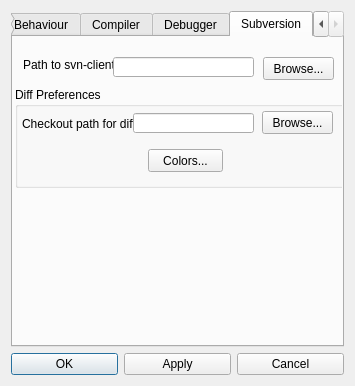
<?xml version="1.0" encoding="UTF-8"?>
<ui version="4.0">
 <class>PreferencesDialog</class>
 <widget class="QDialog" name="PreferencesDialog">
  <property name="geometry">
   <rect>
    <x>0</x>
    <y>0</y>
    <width>355</width>
    <height>386</height>
   </rect>
  </property>
  <property name="minimumSize">
   <size>
    <width>350</width>
    <height>300</height>
   </size>
  </property>
  <property name="maximumSize">
   <size>
    <width>400</width>
    <height>1000</height>
   </size>
  </property>
  <property name="windowTitle">
   <string>Preferences</string>
  </property>
  <property name="windowIcon">
   <iconset resource="../qrgui.qrc">
    <normaloff>:/icons/qreal.png</normaloff>:/icons/qreal.png</iconset>
  </property>
  <layout class="QGridLayout" name="gridLayout_2">
   <item row="1" column="0">
    <widget class="QPushButton" name="okButton">
     <property name="text">
      <string>OK</string>
     </property>
    </widget>
   </item>
   <item row="1" column="1">
    <widget class="QPushButton" name="applyButton">
     <property name="text">
      <string>Apply</string>
     </property>
    </widget>
   </item>
   <item row="1" column="2">
    <widget class="QPushButton" name="cancelButton">
     <property name="text">
      <string>Cancel</string>
     </property>
    </widget>
   </item>
   <item row="0" column="0" colspan="3">
    <widget class="QTabWidget" name="preferenciesTabWidget">
     <property name="enabled">
      <bool>true</bool>
     </property>
     <property name="currentIndex">
      <number>5</number>
     </property>
     <widget class="QWidget" name="editorTab">
      <attribute name="title">
       <string>Editor</string>
      </attribute>
      <widget class="QFrame" name="frame">
       <property name="geometry">
        <rect>
         <x>10</x>
         <y>30</y>
         <width>311</width>
         <height>125</height>
        </rect>
       </property>
       <property name="frameShape">
        <enum>QFrame::StyledPanel</enum>
       </property>
       <property name="frameShadow">
        <enum>QFrame::Raised</enum>
       </property>
       <widget class="QCheckBox" name="showGridCheckBox">
        <property name="geometry">
         <rect>
          <x>10</x>
          <y>10</y>
          <width>101</width>
          <height>20</height>
         </rect>
        </property>
        <property name="text">
         <string>Show grid</string>
        </property>
        <property name="checked">
         <bool>true</bool>
        </property>
       </widget>
       <widget class="QCheckBox" name="activateGridCheckBox">
        <property name="geometry">
         <rect>
          <x>150</x>
          <y>10</y>
          <width>151</width>
          <height>20</height>
         </rect>
        </property>
        <property name="text">
         <string>Activate grid</string>
        </property>
        <property name="tristate">
         <bool>false</bool>
        </property>
       </widget>
       <widget class="QSlider" name="gridWidthSlider">
        <property name="geometry">
         <rect>
          <x>10</x>
          <y>70</y>
          <width>241</width>
          <height>19</height>
         </rect>
        </property>
        <property name="minimum">
         <number>3</number>
        </property>
        <property name="maximum">
         <number>150</number>
        </property>
        <property name="singleStep">
         <number>1</number>
        </property>
        <property name="pageStep">
         <number>10</number>
        </property>
        <property name="orientation">
         <enum>Qt::Horizontal</enum>
        </property>
       </widget>
       <widget class="QSlider" name="indexGridSlider">
        <property name="geometry">
         <rect>
          <x>10</x>
          <y>90</y>
          <width>241</width>
          <height>19</height>
         </rect>
        </property>
        <property name="minimum">
         <number>5</number>
        </property>
        <property name="maximum">
         <number>150</number>
        </property>
        <property name="singleStep">
         <number>1</number>
        </property>
        <property name="pageStep">
         <number>10</number>
        </property>
        <property name="orientation">
         <enum>Qt::Horizontal</enum>
        </property>
       </widget>
       <widget class="QLabel" name="label_13">
        <property name="geometry">
         <rect>
          <x>263</x>
          <y>70</y>
          <width>46</width>
          <height>13</height>
         </rect>
        </property>
        <property name="text">
         <string>Width</string>
        </property>
       </widget>
       <widget class="QLabel" name="label_20">
        <property name="geometry">
         <rect>
          <x>263</x>
          <y>90</y>
          <width>46</width>
          <height>13</height>
         </rect>
        </property>
        <property name="text">
         <string>Cell size</string>
        </property>
       </widget>
       <widget class="QCheckBox" name="activateAlignmentCheckBox">
        <property name="geometry">
         <rect>
          <x>150</x>
          <y>40</y>
          <width>151</width>
          <height>17</height>
         </rect>
        </property>
        <property name="minimumSize">
         <size>
          <width>150</width>
          <height>0</height>
         </size>
        </property>
        <property name="text">
         <string>Activate alignment</string>
        </property>
        <property name="checked">
         <bool>true</bool>
        </property>
       </widget>
       <widget class="QCheckBox" name="showAlignmentCheckBox">
        <property name="geometry">
         <rect>
          <x>10</x>
          <y>40</y>
          <width>131</width>
          <height>20</height>
         </rect>
        </property>
        <property name="minimumSize">
         <size>
          <width>130</width>
          <height>0</height>
         </size>
        </property>
        <property name="text">
         <string>Show alignment</string>
        </property>
        <property name="checked">
         <bool>true</bool>
        </property>
       </widget>
      </widget>
      <widget class="QLabel" name="label">
       <property name="geometry">
        <rect>
         <x>10</x>
         <y>10</y>
         <width>31</width>
         <height>16</height>
        </rect>
       </property>
       <property name="text">
        <string>Grid</string>
       </property>
      </widget>
      <widget class="QLabel" name="label_2">
       <property name="geometry">
        <rect>
         <x>10</x>
         <y>150</y>
         <width>121</width>
         <height>16</height>
        </rect>
       </property>
       <property name="text">
        <string>Embedded Linkers</string>
       </property>
      </widget>
      <widget class="QFrame" name="frame_2">
       <property name="geometry">
        <rect>
         <x>10</x>
         <y>170</y>
         <width>311</width>
         <height>61</height>
        </rect>
       </property>
       <property name="frameShape">
        <enum>QFrame::StyledPanel</enum>
       </property>
       <property name="frameShadow">
        <enum>QFrame::Raised</enum>
       </property>
       <widget class="QSlider" name="embeddedLinkerSizeSlider">
        <property name="geometry">
         <rect>
          <x>10</x>
          <y>10</y>
          <width>241</width>
          <height>16</height>
         </rect>
        </property>
        <property name="minimum">
         <number>4</number>
        </property>
        <property name="maximum">
         <number>20</number>
        </property>
        <property name="orientation">
         <enum>Qt::Horizontal</enum>
        </property>
       </widget>
       <widget class="QLabel" name="label_3">
        <property name="geometry">
         <rect>
          <x>263</x>
          <y>10</y>
          <width>51</width>
          <height>16</height>
         </rect>
        </property>
        <property name="text">
         <string>Size</string>
        </property>
       </widget>
       <widget class="QSlider" name="embeddedLinkerIndentSlider">
        <property name="geometry">
         <rect>
          <x>10</x>
          <y>30</y>
          <width>241</width>
          <height>16</height>
         </rect>
        </property>
        <property name="minimum">
         <number>5</number>
        </property>
        <property name="maximum">
         <number>20</number>
        </property>
        <property name="orientation">
         <enum>Qt::Horizontal</enum>
        </property>
       </widget>
       <widget class="QLabel" name="label_4">
        <property name="geometry">
         <rect>
          <x>263</x>
          <y>30</y>
          <width>101</width>
          <height>16</height>
         </rect>
        </property>
        <property name="text">
         <string>Indent</string>
        </property>
       </widget>
      </widget>
      <widget class="QFrame" name="frame_8">
       <property name="geometry">
        <rect>
         <x>10</x>
         <y>250</y>
         <width>311</width>
         <height>41</height>
        </rect>
       </property>
       <property name="maximumSize">
        <size>
         <width>321</width>
         <height>41</height>
        </size>
       </property>
       <property name="frameShape">
        <enum>QFrame::StyledPanel</enum>
       </property>
       <property name="frameShadow">
        <enum>QFrame::Raised</enum>
       </property>
       <widget class="QLabel" name="label_17">
        <property name="geometry">
         <rect>
          <x>223</x>
          <y>10</y>
          <width>81</width>
          <height>16</height>
         </rect>
        </property>
        <property name="text">
         <string>Zoom factor</string>
        </property>
       </widget>
       <widget class="QSlider" name="zoomFactorSlider">
        <property name="geometry">
         <rect>
          <x>10</x>
          <y>10</y>
          <width>201</width>
          <height>16</height>
         </rect>
        </property>
        <property name="minimum">
         <number>0</number>
        </property>
        <property name="maximum">
         <number>10</number>
        </property>
        <property name="pageStep">
         <number>1</number>
        </property>
        <property name="value">
         <number>4</number>
        </property>
        <property name="orientation">
         <enum>Qt::Horizontal</enum>
        </property>
       </widget>
      </widget>
      <widget class="QLabel" name="label_19">
       <property name="geometry">
        <rect>
         <x>20</x>
         <y>230</y>
         <width>121</width>
         <height>16</height>
        </rect>
       </property>
       <property name="text">
        <string>Zoom</string>
       </property>
      </widget>
     </widget>
     <widget class="QWidget" name="miscTab">
      <attribute name="title">
       <string>Miscellanious</string>
      </attribute>
      <widget class="QFrame" name="frame_3">
       <property name="geometry">
        <rect>
         <x>10</x>
         <y>30</y>
         <width>311</width>
         <height>61</height>
        </rect>
       </property>
       <property name="frameShape">
        <enum>QFrame::StyledPanel</enum>
       </property>
       <property name="frameShadow">
        <enum>QFrame::Raised</enum>
       </property>
       <widget class="QCheckBox" name="antialiasingCheckBox">
        <property name="geometry">
         <rect>
          <x>10</x>
          <y>10</y>
          <width>291</width>
          <height>20</height>
         </rect>
        </property>
        <property name="text">
         <string>Antialiasing</string>
        </property>
       </widget>
       <widget class="QCheckBox" name="openGLCheckBox">
        <property name="geometry">
         <rect>
          <x>10</x>
          <y>30</y>
          <width>291</width>
          <height>20</height>
         </rect>
        </property>
        <property name="text">
         <string>OpenGL rendering</string>
        </property>
       </widget>
      </widget>
      <widget class="QLabel" name="label_5">
       <property name="geometry">
        <rect>
         <x>10</x>
         <y>10</y>
         <width>61</width>
         <height>16</height>
        </rect>
       </property>
       <property name="text">
        <string>Graphics</string>
       </property>
      </widget>
      <widget class="QLabel" name="label_6">
       <property name="geometry">
        <rect>
         <x>10</x>
         <y>100</y>
         <width>61</width>
         <height>16</height>
        </rect>
       </property>
       <property name="text">
        <string>Other</string>
       </property>
      </widget>
      <widget class="QFrame" name="frame_4">
       <property name="geometry">
        <rect>
         <x>10</x>
         <y>120</y>
         <width>311</width>
         <height>61</height>
        </rect>
       </property>
       <property name="frameShape">
        <enum>QFrame::StyledPanel</enum>
       </property>
       <property name="frameShadow">
        <enum>QFrame::Raised</enum>
       </property>
       <widget class="QCheckBox" name="splashScreenCheckBox">
        <property name="geometry">
         <rect>
          <x>10</x>
          <y>10</y>
          <width>291</width>
          <height>20</height>
         </rect>
        </property>
        <property name="text">
         <string>Show splashscreen</string>
        </property>
       </widget>
       <widget class="QCheckBox" name="chaoticEditionCheckBox">
        <property name="geometry">
         <rect>
          <x>10</x>
          <y>30</y>
          <width>291</width>
          <height>20</height>
         </rect>
        </property>
        <property name="text">
         <string>Chaotic Edition</string>
        </property>
       </widget>
      </widget>
     </widget>
     <widget class="QWidget" name="tab">
      <attribute name="title">
       <string>Behaviour</string>
      </attribute>
      <widget class="QFrame" name="frame_5">
       <property name="geometry">
        <rect>
         <x>10</x>
         <y>30</y>
         <width>311</width>
         <height>41</height>
        </rect>
       </property>
       <property name="frameShape">
        <enum>QFrame::StyledPanel</enum>
       </property>
       <property name="frameShadow">
        <enum>QFrame::Raised</enum>
       </property>
       <widget class="QCheckBox" name="paletteTabCheckBox">
        <property name="geometry">
         <rect>
          <x>10</x>
          <y>10</y>
          <width>291</width>
          <height>20</height>
         </rect>
        </property>
        <property name="text">
         <string>Palette tab switching</string>
        </property>
       </widget>
      </widget>
      <widget class="QLabel" name="label_7">
       <property name="geometry">
        <rect>
         <x>10</x>
         <y>10</y>
         <width>61</width>
         <height>16</height>
        </rect>
       </property>
       <property name="text">
        <string>Automatics</string>
       </property>
      </widget>
      <widget class="QFrame" name="frame_6">
       <property name="geometry">
        <rect>
         <x>10</x>
         <y>110</y>
         <width>311</width>
         <height>81</height>
        </rect>
       </property>
       <property name="frameShape">
        <enum>QFrame::StyledPanel</enum>
       </property>
       <property name="frameShadow">
        <enum>QFrame::Raised</enum>
       </property>
       <widget class="QCheckBox" name="diagramCreateCheckBox">
        <property name="geometry">
         <rect>
          <x>10</x>
          <y>10</y>
          <width>291</width>
          <height>20</height>
         </rect>
        </property>
        <property name="text">
         <string>New diagram creating</string>
        </property>
       </widget>
       <widget class="QCheckBox" name="saveExitCheckBox">
        <property name="geometry">
         <rect>
          <x>10</x>
          <y>30</y>
          <width>291</width>
          <height>20</height>
         </rect>
        </property>
        <property name="text">
         <string>Save on exit</string>
        </property>
       </widget>
       <widget class="QCheckBox" name="chooseDiagramsToSaveCheckBox">
        <property name="geometry">
         <rect>
          <x>10</x>
          <y>50</y>
          <width>291</width>
          <height>20</height>
         </rect>
        </property>
        <property name="text">
         <string>Choose diagrams to save</string>
        </property>
       </widget>
      </widget>
      <widget class="QLabel" name="label_8">
       <property name="geometry">
        <rect>
         <x>10</x>
         <y>90</y>
         <width>81</width>
         <height>16</height>
        </rect>
       </property>
       <property name="text">
        <string>Suggestions</string>
       </property>
      </widget>
     </widget>
     <widget class="QWidget" name="tab_2">
      <attribute name="title">
       <string>Compiler</string>
      </attribute>
      <layout class="QGridLayout" name="gridLayout_3">
       <item row="0" column="0">
        <widget class="QRadioButton" name="windowsButton">
         <property name="text">
          <string>Windows</string>
         </property>
         <property name="autoExclusive">
          <bool>true</bool>
         </property>
        </widget>
       </item>
       <item row="1" column="0">
        <widget class="QRadioButton" name="linuxButton">
         <property name="text">
          <string>Linux</string>
         </property>
        </widget>
       </item>
       <item row="2" column="0">
        <widget class="QRadioButton" name="otherButton">
         <property name="text">
          <string>Other</string>
         </property>
        </widget>
       </item>
       <item row="3" column="0">
        <widget class="QWidget" name="compilerSettingsWidget" native="true">
         <property name="enabled">
          <bool>false</bool>
         </property>
         <layout class="QGridLayout" name="gridLayout">
          <item row="0" column="0">
           <widget class="QLabel" name="label_9">
            <property name="text">
             <string>path to qmake</string>
            </property>
           </widget>
          </item>
          <item row="0" column="1">
           <widget class="QLineEdit" name="pathToQmake"/>
          </item>
          <item row="1" column="0">
           <widget class="QLabel" name="label_10">
            <property name="text">
             <string>path to make</string>
            </property>
           </widget>
          </item>
          <item row="1" column="1">
           <widget class="QLineEdit" name="pathToMake"/>
          </item>
          <item row="2" column="0">
           <widget class="QLabel" name="label_11">
            <property name="text">
             <string>plugin file extension</string>
            </property>
           </widget>
          </item>
          <item row="2" column="1">
           <widget class="QLineEdit" name="pluginExtension"/>
          </item>
          <item row="3" column="1">
           <widget class="QLineEdit" name="prefix"/>
          </item>
          <item row="3" column="0">
           <widget class="QLabel" name="label_12">
            <property name="text">
             <string>prefix</string>
            </property>
           </widget>
          </item>
         </layout>
        </widget>
       </item>
      </layout>
     </widget>
     <widget class="QWidget" name="debuggerTab">
      <attribute name="title">
       <string>Debugger</string>
      </attribute>
      <widget class="QLabel" name="label_16">
       <property name="geometry">
        <rect>
         <x>10</x>
         <y>10</y>
         <width>71</width>
         <height>16</height>
        </rect>
       </property>
       <property name="text">
        <string>Presentation</string>
       </property>
      </widget>
      <widget class="QFrame" name="frame_7">
       <property name="geometry">
        <rect>
         <x>10</x>
         <y>30</y>
         <width>311</width>
         <height>71</height>
        </rect>
       </property>
       <property name="frameShape">
        <enum>QFrame::StyledPanel</enum>
       </property>
       <property name="frameShadow">
        <enum>QFrame::Raised</enum>
       </property>
       <widget class="QLabel" name="label_14">
        <property name="geometry">
         <rect>
          <x>10</x>
          <y>10</y>
          <width>141</width>
          <height>16</height>
         </rect>
        </property>
        <property name="text">
         <string>Debug timeout (ms):</string>
        </property>
       </widget>
       <widget class="QLineEdit" name="timeoutLineEdit">
        <property name="geometry">
         <rect>
          <x>140</x>
          <y>10</y>
          <width>71</width>
          <height>20</height>
         </rect>
        </property>
       </widget>
       <widget class="QLabel" name="label_15">
        <property name="geometry">
         <rect>
          <x>10</x>
          <y>40</y>
          <width>101</width>
          <height>16</height>
         </rect>
        </property>
        <property name="text">
         <string>Color of highlight:</string>
        </property>
       </widget>
       <widget class="QComboBox" name="colorComboBox">
        <property name="geometry">
         <rect>
          <x>140</x>
          <y>40</y>
          <width>71</width>
          <height>22</height>
         </rect>
        </property>
       </widget>
      </widget>
      <widget class="QFrame" name="frame_9">
       <property name="geometry">
        <rect>
         <x>10</x>
         <y>130</y>
         <width>311</width>
         <height>161</height>
        </rect>
       </property>
       <property name="frameShape">
        <enum>QFrame::StyledPanel</enum>
       </property>
       <property name="frameShadow">
        <enum>QFrame::Raised</enum>
       </property>
       <widget class="QLabel" name="label_18">
        <property name="geometry">
         <rect>
          <x>10</x>
          <y>10</y>
          <width>81</width>
          <height>16</height>
         </rect>
        </property>
        <property name="text">
         <string>Debugger path:</string>
        </property>
       </widget>
       <widget class="QLabel" name="label_21">
        <property name="geometry">
         <rect>
          <x>10</x>
          <y>40</y>
          <width>71</width>
          <height>16</height>
         </rect>
        </property>
        <property name="text">
         <string>Builder path:</string>
        </property>
       </widget>
       <widget class="QLabel" name="label_22">
        <property name="geometry">
         <rect>
          <x>10</x>
          <y>100</y>
          <width>131</width>
          <height>16</height>
         </rect>
        </property>
        <property name="text">
         <string>Generated code file name:</string>
        </property>
       </widget>
       <widget class="QLabel" name="label_23">
        <property name="geometry">
         <rect>
          <x>10</x>
          <y>130</y>
          <width>91</width>
          <height>16</height>
         </rect>
        </property>
        <property name="text">
         <string>Builded file name:</string>
        </property>
       </widget>
       <widget class="QLineEdit" name="debuggerPathLineEdit">
        <property name="geometry">
         <rect>
          <x>140</x>
          <y>10</y>
          <width>101</width>
          <height>20</height>
         </rect>
        </property>
       </widget>
       <widget class="QLineEdit" name="builderPathLineEdit">
        <property name="geometry">
         <rect>
          <x>140</x>
          <y>40</y>
          <width>101</width>
          <height>20</height>
         </rect>
        </property>
       </widget>
       <widget class="QLineEdit" name="codeFileNameLineEdit">
        <property name="geometry">
         <rect>
          <x>140</x>
          <y>100</y>
          <width>71</width>
          <height>20</height>
         </rect>
        </property>
       </widget>
       <widget class="QLineEdit" name="buildedFileNameLineEdit">
        <property name="geometry">
         <rect>
          <x>140</x>
          <y>130</y>
          <width>71</width>
          <height>20</height>
         </rect>
        </property>
       </widget>
       <widget class="QPushButton" name="browseDebPathButton">
        <property name="geometry">
         <rect>
          <x>244</x>
          <y>10</y>
          <width>61</width>
          <height>23</height>
         </rect>
        </property>
        <property name="text">
         <string>Browse...</string>
        </property>
       </widget>
       <widget class="QPushButton" name="builderPathButton">
        <property name="geometry">
         <rect>
          <x>244</x>
          <y>40</y>
          <width>61</width>
          <height>23</height>
         </rect>
        </property>
        <property name="text">
         <string>Browse...</string>
        </property>
       </widget>
       <widget class="QLabel" name="label_25">
        <property name="geometry">
         <rect>
          <x>10</x>
          <y>70</y>
          <width>91</width>
          <height>16</height>
         </rect>
        </property>
        <property name="text">
         <string>Working directory:</string>
        </property>
       </widget>
       <widget class="QLineEdit" name="workDirLineEdit">
        <property name="geometry">
         <rect>
          <x>140</x>
          <y>70</y>
          <width>101</width>
          <height>20</height>
         </rect>
        </property>
       </widget>
       <widget class="QPushButton" name="workDirPushButton">
        <property name="geometry">
         <rect>
          <x>244</x>
          <y>70</y>
          <width>61</width>
          <height>23</height>
         </rect>
        </property>
        <property name="text">
         <string>Browse...</string>
        </property>
       </widget>
      </widget>
      <widget class="QLabel" name="label_24">
       <property name="geometry">
        <rect>
         <x>10</x>
         <y>110</y>
         <width>71</width>
         <height>16</height>
        </rect>
       </property>
       <property name="text">
        <string>Configuration</string>
       </property>
      </widget>
     </widget>
     <widget class="QWidget" name="svnTab">
      <attribute name="title">
       <string>Subversion</string>
      </attribute>
      <widget class="QLabel" name="label_26">
       <property name="geometry">
        <rect>
         <x>10</x>
         <y>20</y>
         <width>91</width>
         <height>16</height>
        </rect>
       </property>
       <property name="text">
        <string>Path to svn-client</string>
       </property>
      </widget>
      <widget class="QLineEdit" name="pathToSvnClientLineEdit">
       <property name="geometry">
        <rect>
         <x>100</x>
         <y>20</y>
         <width>141</width>
         <height>20</height>
        </rect>
       </property>
      </widget>
      <widget class="QPushButton" name="browseSvnClientPushButton">
       <property name="geometry">
        <rect>
         <x>250</x>
         <y>20</y>
         <width>71</width>
         <height>23</height>
        </rect>
       </property>
       <property name="text">
        <string>Browse...</string>
       </property>
      </widget>
      <widget class="QGroupBox" name="diffGroupBox">
       <property name="geometry">
        <rect>
         <x>2</x>
         <y>50</y>
         <width>331</width>
         <height>101</height>
        </rect>
       </property>
       <property name="title">
        <string>Diff Preferences</string>
       </property>
       <widget class="QPushButton" name="diffColorsButton">
        <property name="geometry">
         <rect>
          <x>133</x>
          <y>62</y>
          <width>75</width>
          <height>23</height>
         </rect>
        </property>
        <property name="text">
         <string>Colors...</string>
        </property>
       </widget>
       <widget class="QLabel" name="label_27">
        <property name="geometry">
         <rect>
          <x>7</x>
          <y>29</y>
          <width>111</width>
          <height>16</height>
         </rect>
        </property>
        <property name="text">
         <string>Checkout path for diff</string>
        </property>
       </widget>
       <widget class="QLineEdit" name="diffCheckoutPathLineEdit">
        <property name="geometry">
         <rect>
          <x>118</x>
          <y>26</y>
          <width>121</width>
          <height>20</height>
         </rect>
        </property>
       </widget>
       <widget class="QPushButton" name="browseDiffCheckoutPathtPushButton">
        <property name="geometry">
         <rect>
          <x>247</x>
          <y>24</y>
          <width>71</width>
          <height>23</height>
         </rect>
        </property>
        <property name="text">
         <string>Browse...</string>
        </property>
       </widget>
      </widget>
     </widget>
    </widget>
   </item>
  </layout>
 </widget>
 <resources>
  <include location="../qrgui.qrc"/>
 </resources>
 <connections/>
</ui>
